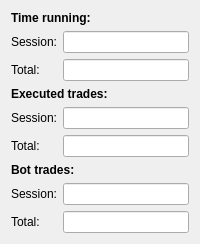
          <widget class="QWidget" name="tab_4">
           <attribute name="title">
            <string>Stats</string>
           </attribute>
           <layout class="QGridLayout" name="gridLayout_10">
            <item row="7" column="0">
             <widget class="QLabel" name="label_34">
              <property name="text">
               <string>Total:</string>
              </property>
             </widget>
            </item>
            <item row="1" column="0">
             <widget class="QLabel" name="label_28">
              <property name="text">
               <string>Session:</string>
              </property>
             </widget>
            </item>
            <item row="2" column="0">
             <widget class="QLabel" name="label_35">
              <property name="text">
               <string>Total:</string>
              </property>
             </widget>
            </item>
            <item row="6" column="0">
             <widget class="QLabel" name="label_33">
              <property name="text">
               <string>Session:</string>
              </property>
             </widget>
            </item>
            <item row="9" column="0">
             <widget class="QLabel" name="label_20">
              <property name="text">
               <string>Session:</string>
              </property>
             </widget>
            </item>
            <item row="10" column="0">
             <widget class="QLabel" name="label_21">
              <property name="text">
               <string>Total:</string>
              </property>
             </widget>
            </item>
            <item row="9" column="1">
             <widget class="QLineEdit" name="lineEdit_5"/>
            </item>
            <item row="10" column="1">
             <widget class="QLineEdit" name="lineEdit_6"/>
            </item>
            <item row="7" column="1">
             <widget class="QLineEdit" name="lineEdit_12"/>
            </item>
            <item row="6" column="1">
             <widget class="QLineEdit" name="lineEdit_11">
              <property name="readOnly">
               <bool>true</bool>
              </property>
             </widget>
            </item>
            <item row="2" column="1">
             <widget class="QLineEdit" name="lineEdit_13"/>
            </item>
            <item row="1" column="1">
             <widget class="QLineEdit" name="lineEdit">
              <property name="frame">
               <bool>true</bool>
              </property>
              <property name="readOnly">
               <bool>true</bool>
              </property>
             </widget>
            </item>
            <item row="3" column="0" colspan="2">
             <widget class="QLabel" name="label_37">
              <property name="sizePolicy">
               <sizepolicy hsizetype="Preferred" vsizetype="Maximum">
                <horstretch>0</horstretch>
                <verstretch>0</verstretch>
               </sizepolicy>
              </property>
              <property name="text">
               <string>&lt;html&gt;&lt;head/&gt;&lt;body&gt;&lt;p&gt;&lt;span style=&quot; font-weight:600;&quot;&gt;Executed trades:&lt;/span&gt;&lt;/p&gt;&lt;/body&gt;&lt;/html&gt;</string>
              </property>
              <property name="alignment">
               <set>Qt::AlignLeading|Qt::AlignLeft|Qt::AlignVCenter</set>
              </property>
             </widget>
            </item>
            <item row="0" column="0" colspan="2">
             <widget class="QLabel" name="label_36">
              <property name="sizePolicy">
               <sizepolicy hsizetype="Preferred" vsizetype="Maximum">
                <horstretch>0</horstretch>
                <verstretch>0</verstretch>
               </sizepolicy>
              </property>
              <property name="text">
               <string>&lt;html&gt;&lt;head/&gt;&lt;body&gt;&lt;p&gt;&lt;span style=&quot; font-weight:600;&quot;&gt;Time running:&lt;/span&gt;&lt;/p&gt;&lt;/body&gt;&lt;/html&gt;</string>
              </property>
              <property name="alignment">
               <set>Qt::AlignLeading|Qt::AlignLeft|Qt::AlignVCenter</set>
              </property>
             </widget>
            </item>
            <item row="8" column="0" colspan="2">
             <widget class="QLabel" name="label_19">
              <property name="text">
               <string>&lt;html&gt;&lt;head/&gt;&lt;body&gt;&lt;p&gt;&lt;span style=&quot; font-weight:600;&quot;&gt;Bot trades:&lt;/span&gt;&lt;/p&gt;&lt;/body&gt;&lt;/html&gt;</string>
              </property>
              <property name="alignment">
               <set>Qt::AlignBottom|Qt::AlignLeading|Qt::AlignLeft</set>
              </property>
             </widget>
            </item>
           </layout>
          </widget>
